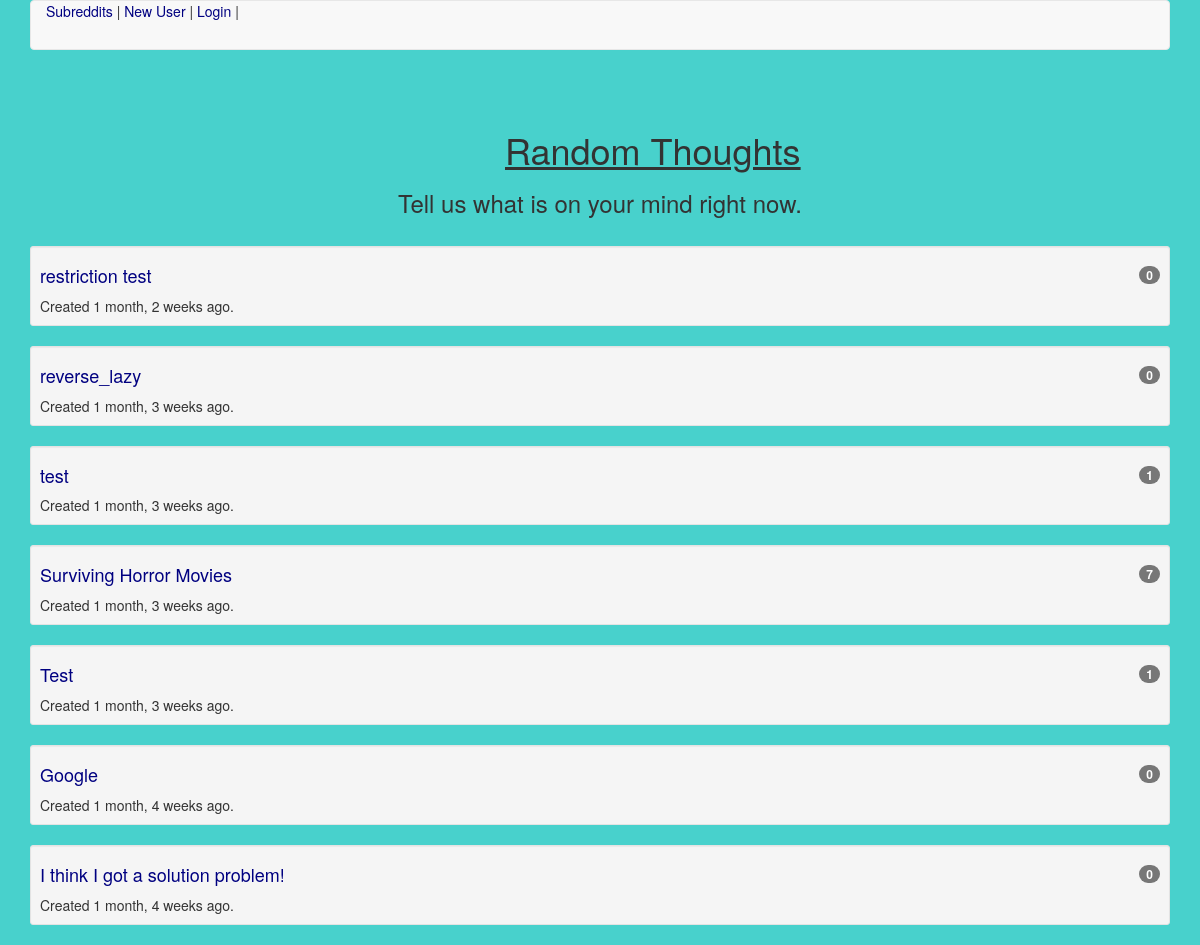
/subreddit/4/, run on the app's committed database.
### app/models.py (models this page shows, shortened)
class Subreddit(models.Model):
    name = models.CharField(max_length=100)
    description = models.CharField(max_length=255)
    creation = models.DateTimeField(auto_now_add=True)
    def __str__(self):
        return self.name
    def get_recent(self):
        return Post.objects.filter(subreddit=self).order_by('-post_created')[:20]

class Post(models.Model):
    title = models.CharField(max_length=100)
    post_description = models.CharField(max_length=255)
    url_page = models.URLField(null=True, blank=True)
    post_created = models.DateTimeField(auto_now_add=True)
    post_edit = models.DateTimeField(auto_now=True)
    subreddit = models.ForeignKey(Subreddit)
    user = models.ForeignKey(User)
    def __str__(self):
        return self.title
    def post_count(self):
        return Comment.objects.filter(comment_post=self).count()

### app/views.py (the view)
# urls.py: url(r'^subreddit/(?P<pk>\d+)/$', SubredditDetailView.as_view(), name="subreddit_detail_view"),
class SubredditDetailView(DetailView):
    model = Subreddit

### templates/app/subreddit_detail.html (shortened to what this page needs)
{% extends 'base.html' %}
{% block content %}
<br><br>
<h1 class="title">{{ object }}</h1>
<h3 class="subtitle">{{ object.description }}</h3> <br>
{% for post in object.get_recent %}
  <div class="well well-sm">
      <h4><a href="{% url 'post_detail_view' post.id %}">{{ post }} <span class="badge">{{ post.post_count }}</span></a></h4>
      Created {{ post.post_created|timesince }} ago.
  </div>
{% endfor %}
{% endblock %}

### templates/base.html (style rules this page uses)
body { background-color: #48D1CC; }
h1 { position: relative; text-decoration: underline; }
a { color: navy; }
.badge { float: right; }
.title { padding-left: 475px; }
.subtitle { text-align: center;; }

### data on the page
Subreddit: name "Random Thoughts", description "Tell us what is on your mind right now."
Post: title "restriction test", post_count "0", post_created "1 month, 2 weeks"
Post: title "reverse_lazy", post_count "0", post_created "1 month, 3 weeks"
Post: title "test", post_count "1", post_created "1 month, 3 weeks"
Post: title "Surviving Horror Movies", post_count "7", post_created "1 month, 3 weeks"
Post: title "Test", post_count "1", post_created "1 month, 3 weeks"
Post: title "Google", post_count "0", post_created "1 month, 4 weeks"
Post: title "I think I got a solution problem!", post_count "0", post_created "1 month, 4 weeks"
